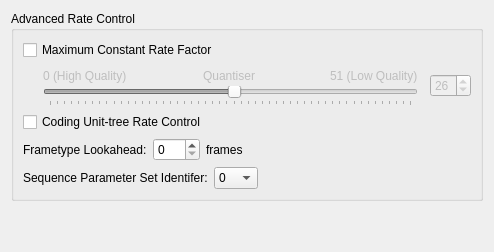
     <widget class="QWidget" name="tabAdvancedRC">
      <attribute name="title">
       <string>Advanced RC</string>
      </attribute>
      <layout class="QVBoxLayout" name="verticalLayout_12">
       <item>
        <widget class="QGroupBox" name="groupBox_20">
         <property name="title">
          <string>Advanced Rate Control</string>
         </property>
         <layout class="QVBoxLayout" name="verticalLayout_13">
          <item>
           <widget class="QCheckBox" name="maxCrfCheckBox">
            <property name="text">
             <string>Maximum Constant Rate Factor</string>
            </property>
           </widget>
          </item>
          <item>
           <layout class="QHBoxLayout" name="_16">
            <item>
             <spacer name="horizontalSpacer_4">
              <property name="orientation">
               <enum>Qt::Horizontal</enum>
              </property>
              <property name="sizeType">
               <enum>QSizePolicy::Fixed</enum>
              </property>
              <property name="sizeHint" stdset="0">
               <size>
                <width>20</width>
                <height>0</height>
               </size>
              </property>
             </spacer>
            </item>
            <item>
             <layout class="QHBoxLayout" name="_17">
              <property name="spacing">
               <number>12</number>
              </property>
              <item>
               <layout class="QVBoxLayout" name="_18">
                <property name="spacing">
                 <number>0</number>
                </property>
                <item>
                 <layout class="QHBoxLayout" name="_19">
                  <property name="spacing">
                   <number>0</number>
                  </property>
                  <item>
                   <widget class="QLabel" name="quantiserLabel1_2">
                    <property name="enabled">
                     <bool>false</bool>
                    </property>
                    <property name="text">
                     <string>0 (High Quality)</string>
                    </property>
                   </widget>
                  </item>
                  <item>
                   <spacer>
                    <property name="orientation">
                     <enum>Qt::Horizontal</enum>
                    </property>
                    <property name="sizeHint" stdset="0">
                     <size>
                      <width>40</width>
                      <height>20</height>
                     </size>
                    </property>
                   </spacer>
                  </item>
                  <item>
                   <widget class="QLabel" name="quantiserLabel2_2">
                    <property name="enabled">
                     <bool>false</bool>
                    </property>
                    <property name="text">
                     <string>Quantiser</string>
                    </property>
                   </widget>
                  </item>
                  <item>
                   <spacer>
                    <property name="orientation">
                     <enum>Qt::Horizontal</enum>
                    </property>
                    <property name="sizeHint" stdset="0">
                     <size>
                      <width>40</width>
                      <height>20</height>
                     </size>
                    </property>
                   </spacer>
                  </item>
                  <item>
                   <widget class="QLabel" name="quantiserLabel3_2">
                    <property name="enabled">
                     <bool>false</bool>
                    </property>
                    <property name="text">
                     <string>51 (Low Quality)</string>
                    </property>
                   </widget>
                  </item>
                 </layout>
                </item>
                <item>
                 <widget class="QSlider" name="maxCrfSlider">
                  <property name="enabled">
                   <bool>false</bool>
                  </property>
                  <property name="minimumSize">
                   <size>
                    <width>375</width>
                    <height>0</height>
                   </size>
                  </property>
                  <property name="maximum">
                   <number>51</number>
                  </property>
                  <property name="pageStep">
                   <number>5</number>
                  </property>
                  <property name="value">
                   <number>26</number>
                  </property>
                  <property name="orientation">
                   <enum>Qt::Horizontal</enum>
                  </property>
                  <property name="tickPosition">
                   <enum>QSlider::TicksBelow</enum>
                  </property>
                 </widget>
                </item>
               </layout>
              </item>
              <item>
               <widget class="QSpinBox" name="maxCrfSpinBox">
                <property name="enabled">
                 <bool>false</bool>
                </property>
                <property name="maximum">
                 <number>51</number>
                </property>
                <property name="value">
                 <number>26</number>
                </property>
               </widget>
              </item>
             </layout>
            </item>
            <item>
             <spacer name="spacer_22">
              <property name="orientation">
               <enum>Qt::Horizontal</enum>
              </property>
              <property name="sizeHint" stdset="0">
               <size>
                <width>0</width>
                <height>0</height>
               </size>
              </property>
             </spacer>
            </item>
           </layout>
          </item>
          <item>
           <widget class="QCheckBox" name="cuTreeCheckBox">
            <property name="text">
             <string>Coding Unit-tree Rate Control</string>
            </property>
           </widget>
          </item>
          <item>
           <layout class="QHBoxLayout" name="_36">
            <item>
             <widget class="QLabel" name="lblLookahead">
              <property name="text">
               <string>Frametype Lookahead:</string>
              </property>
             </widget>
            </item>
            <item>
             <widget class="QSpinBox" name="lookaheadSpinBox">
              <property name="maximum">
               <number>250</number>
              </property>
             </widget>
            </item>
            <item>
             <widget class="QLabel" name="lblLookaheadFrames">
              <property name="text">
               <string>frames</string>
              </property>
             </widget>
            </item>
            <item>
             <spacer name="spacer_3">
              <property name="orientation">
               <enum>Qt::Horizontal</enum>
              </property>
              <property name="sizeHint" stdset="0">
               <size>
                <width>0</width>
                <height>0</height>
               </size>
              </property>
             </spacer>
            </item>
           </layout>
          </item>
          <item>
           <layout class="QGridLayout" name="_20">
            <item row="0" column="0">
             <widget class="QLabel" name="label_55">
              <property name="text">
               <string>Sequence Parameter Set Identifer:</string>
              </property>
             </widget>
            </item>
            <item row="0" column="1">
             <layout class="QHBoxLayout" name="_22">
              <item>
               <widget class="QComboBox" name="spsiComboBox">
                <item>
                 <property name="text">
                  <string>0</string>
                 </property>
                </item>
                <item>
                 <property name="text">
                  <string>1</string>
                 </property>
                </item>
                <item>
                 <property name="text">
                  <string>3</string>
                 </property>
                </item>
                <item>
                 <property name="text">
                  <string>7</string>
                 </property>
                </item>
                <item>
                 <property name="text">
                  <string>15</string>
                 </property>
                </item>
                <item>
                 <property name="text">
                  <string>31</string>
                 </property>
                </item>
               </widget>
              </item>
              <item>
               <spacer name="spacer_63">
                <property name="orientation">
                 <enum>Qt::Horizontal</enum>
                </property>
                <property name="sizeHint" stdset="0">
                 <size>
                  <width>0</width>
                  <height>0</height>
                 </size>
                </property>
               </spacer>
              </item>
             </layout>
            </item>
           </layout>
          </item>
         </layout>
        </widget>
       </item>
       <item>
        <spacer name="verticalSpacer_4">
         <property name="orientation">
          <enum>Qt::Vertical</enum>
         </property>
         <property name="sizeHint" stdset="0">
          <size>
           <width>20</width>
           <height>40</height>
          </size>
         </property>
        </spacer>
       </item>
      </layout>
     </widget>
